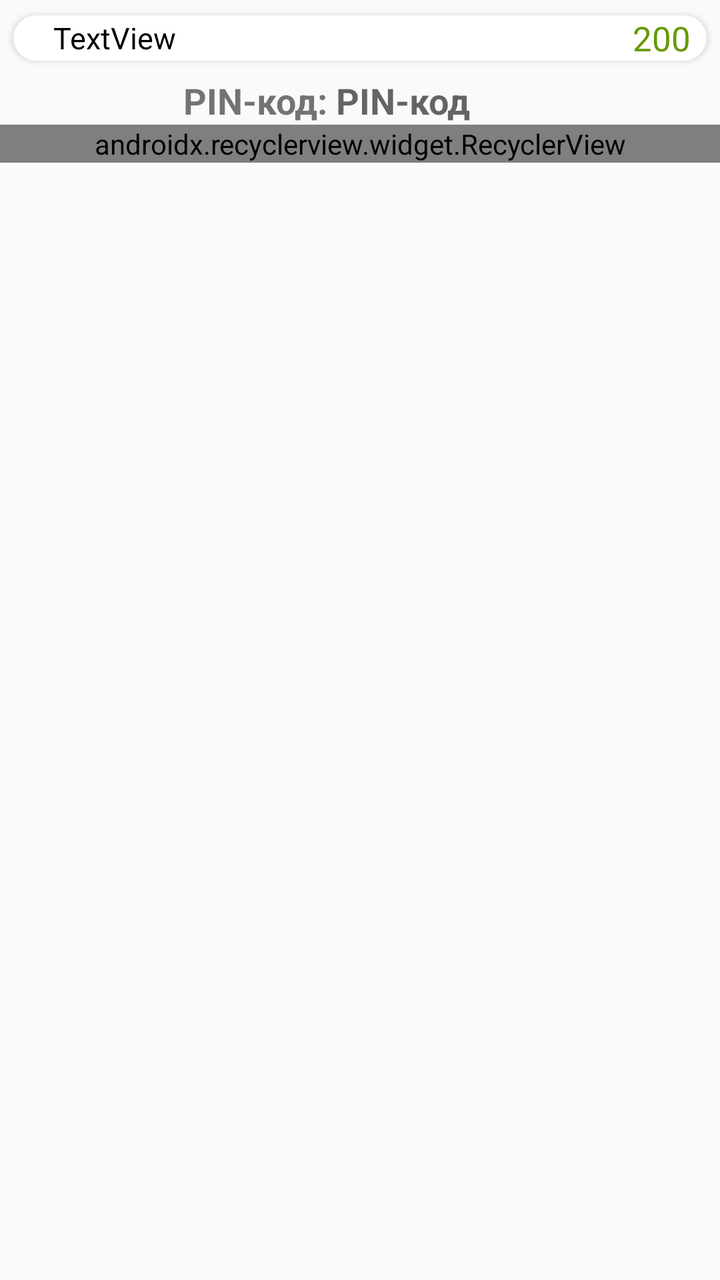
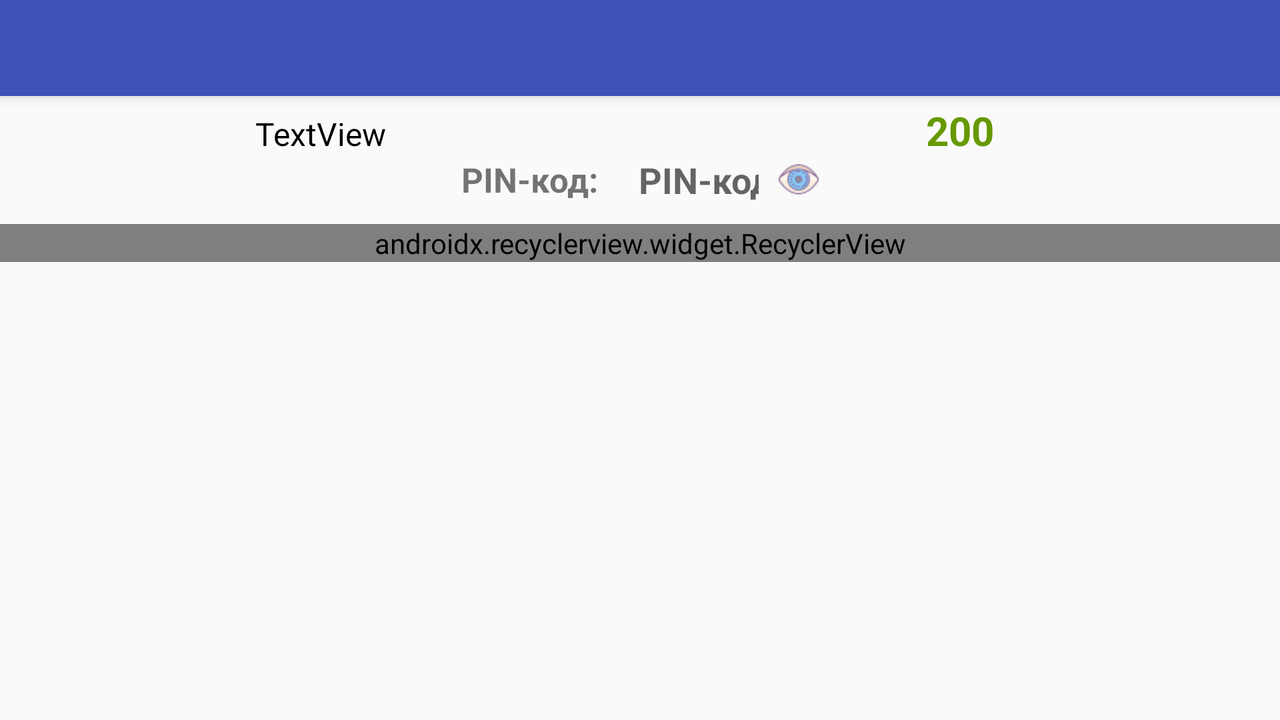

Compare how this app lays out the same screen by default and in its alternative resource folder. The renders come first, then the two layout files and the values they reference.
<!-- AndroidManifest.xml: activity theme NoActionBar -->
<!-- res/layout/activity_history.xml -->
<?xml version="1.0" encoding="utf-8"?>
<LinearLayout xmlns:android="http://schemas.android.com/apk/res/android"
    xmlns:app="http://schemas.android.com/apk/res-auto"
    xmlns:tools="http://schemas.android.com/tools"
    android:layout_width="match_parent"
    android:layout_height="match_parent"
    android:orientation="vertical"
    tools:context=".ui.HistoryActivity">


    <include
        layout="@layout/item_card"
        android:layout_width="match_parent"
        android:layout_height="wrap_content"
        app:layout_scrollFlags="scroll|enterAlways" />

    <LinearLayout
        android:layout_width="wrap_content"
        android:layout_height="wrap_content"
        android:layout_gravity="center"
        android:orientation="horizontal">

        <TextView
            android:layout_width="wrap_content"
            android:layout_height="wrap_content"
            android:fontFamily="sans-serif"
            android:text="PIN-код: "
            android:textSize="18sp"
            android:textStyle="bold" />


        <TextView
            android:id="@+id/idPinCode"
            android:layout_width="70dp"
            android:layout_height="wrap_content"
            android:fontFamily="sans-serif"
            android:hint="PIN-код"
            android:inputType="textPassword"
            android:textSize="18sp"
            android:textStyle="bold" />


        <RelativeLayout
            android:layout_width="wrap_content"
            android:layout_height="wrap_content"
            android:layout_marginStart="10dp">

            <CheckBox
                android:id="@+id/idCheckBoxPinCode"
                android:layout_width="20dp"
                android:layout_height="20dp"
                android:background="@drawable/admin_checkbox_selector"
                android:button="@null"
                android:checked="false"
                android:gravity="end" />

        </RelativeLayout>
    </LinearLayout>

    <android.support.v7.widget.RecyclerView
        android:id="@+id/idRecyclerHistory"
        android:layout_width="match_parent"
        android:layout_height="wrap_content"
        app:layoutManager="android.support.v7.widget.GridLayoutManager"
        android:visibility="visible">
    </android.support.v7.widget.RecyclerView>

    <TextView
        android:id="@+id/textHistory"
        android:layout_width="match_parent"
        android:layout_height="wrap_content"
        android:text="По этой карте не проводились операции"
        android:paddingTop="50dp"
        android:gravity="center"
        android:layout_gravity="center"
        android:visibility="gone"/>

</LinearLayout>
<!-- res/layout/item_card.xml (included above) -->
<?xml version="1.0" encoding="utf-8"?>
<android.support.v7.widget.CardView xmlns:android="http://schemas.android.com/apk/res/android"
    xmlns:card_view="http://schemas.android.com/apk/res-auto"
    android:id="@+id/idCardViewItemCard"
    android:layout_width="match_parent"
    android:layout_height="wrap_content"
    card_view:cardCornerRadius="15dp"
    card_view:cardElevation="2dp"
    card_view:cardUseCompatPadding="true">

    <LinearLayout xmlns:android="http://schemas.android.com/apk/res/android"
        android:id="@+id/idItemCardLayout"
        android:layout_width="match_parent"
        android:layout_height="wrap_content"
        android:background="@color/cardItem"
        android:orientation="horizontal">


        <TextView
            android:id="@+id/idCardNumber"
            android:layout_width="match_parent"
            android:layout_height="wrap_content"
            android:layout_gravity="center_vertical"
            android:layout_weight="1"
            android:gravity="start"
            android:paddingEnd="8dp"
            android:paddingStart="20dp"
            android:text="TextView"
            android:textColor="@color/colorBlack"
            android:textSize="15sp" />

        <TextView
            android:id="@+id/idTotalAmount"
            android:layout_width="match_parent"
            android:layout_height="wrap_content"
            android:layout_weight="1.5"
            android:gravity="end"
            android:paddingEnd="8dp"
            android:text="200"
            android:textColor="@android:color/holo_green_dark"
            android:textSize="17sp" />
    </LinearLayout>
</android.support.v7.widget.CardView>
<!-- resources referenced by this layout -->
<resources>
  <color name="colorBlack">#000000</color>
  <style name="NoActionBar" parent="Theme.AppCompat.Light.NoActionBar">
          <item name="colorPrimary">@color/colorPrimary</item>
          <item name="colorPrimaryDark">@color/colorPrimaryDark</item>
          <item name="colorAccent">@color/colorAccent</item>
      </style>
  <color name="colorPrimary">#3F51B5</color>
  <color name="colorPrimaryDark">#303F9F</color>
  <color name="colorAccent">#FF4081</color>
</resources>
<!-- res/layout-land/activity_history.xml (the repository's variant of the layout above) -->
<!-- drawn on the phone turned sideways -->
<?xml version="1.0" encoding="utf-8"?>
<android.support.design.widget.CoordinatorLayout xmlns:android="http://schemas.android.com/apk/res/android"
    xmlns:app="http://schemas.android.com/apk/res-auto"
    xmlns:tools="http://schemas.android.com/tools"
    android:layout_width="match_parent"
    android:layout_height="match_parent"
    tools:context="ui.MainActivity">

    <android.support.design.widget.AppBarLayout
        android:id="@+id/appBar"
        android:layout_width="match_parent"
        android:layout_height="wrap_content"
        android:background="@android:color/transparent"
        android:fitsSystemWindows="true"
        android:theme="@style/AppTheme.AppBarOverlay">

        <android.support.v7.widget.Toolbar
            android:id="@+id/toolbar"
            android:layout_width="match_parent"
            android:layout_height="?android:attr/actionBarSize"
            android:background="@color/colorPrimary"
            app:layout_scrollFlags="scroll|enterAlways"
            app:popupTheme="@style/AppTheme.PopupOverlay"
            app:titleTextAppearance="@style/ToolbarTitle">

        </android.support.v7.widget.Toolbar>
    </android.support.design.widget.AppBarLayout>

    <android.support.v4.widget.NestedScrollView xmlns:android="http://schemas.android.com/apk/res/android"
        xmlns:app="http://schemas.android.com/apk/res-auto"
        android:layout_width="match_parent"
        android:layout_height="match_parent"
        android:layout_gravity="fill_vertical"
        android:background="@color/listHistory"
        app:layout_behavior="@string/appbar_scrolling_view_behavior">

        <LinearLayout
            android:layout_width="match_parent"
            android:layout_height="match_parent"
            android:orientation="vertical">

            <LinearLayout xmlns:android="http://schemas.android.com/apk/res/android"
                android:id="@+id/idItemCardLayout"
                android:layout_width="match_parent"
                android:layout_height="wrap_content"
                android:orientation="horizontal">


                <TextView
                    android:id="@+id/idCardNumber"
                    android:layout_width="match_parent"
                    android:layout_height="wrap_content"
                    android:layout_weight="1"
                    android:gravity="center"
                    android:paddingEnd="8dp"
                    android:paddingStart="8dp"
                    android:paddingTop="8dp"
                    android:text="TextView"
                    android:textColor="@color/colorBlack"
                    android:textSize="16sp" />


                <TextView
                    android:id="@+id/idTotalAmount"
                    android:layout_width="match_parent"
                    android:layout_height="wrap_content"
                    android:layout_weight="1"
                    android:gravity="center"
                    android:text="200"
                    android:textColor="@android:color/holo_green_dark"
                    android:textSize="20sp"
                    android:textStyle="bold" />
            </LinearLayout>


            <LinearLayout
                android:layout_width="wrap_content"
                android:layout_height="wrap_content"
                android:layout_gravity="center_horizontal"
                android:layout_marginBottom="10dp"
                android:gravity="center"
                android:orientation="horizontal">

                <TextView
                    android:layout_width="wrap_content"
                    android:layout_height="wrap_content"
                    android:fontFamily="sans-serif"
                    android:text="@string/pin"
                    android:textSize="17sp"
                    android:textStyle="bold" />


                <TextView
                    android:id="@+id/idPinCode"
                    android:layout_width="60dp"
                    android:layout_height="wrap_content"
                    android:layout_marginStart="20dp"
                    android:fontFamily="sans-serif"
                    android:hint="@string/pin"
                    android:inputType="textPassword"
                    android:textSize="18sp"
                    android:textStyle="bold"
                    tools:ignore="TextViewEdits" />


                <RelativeLayout
                    android:layout_width="wrap_content"
                    android:layout_height="wrap_content"
                    android:layout_marginStart="10dp">

                    <CheckBox
                        android:id="@+id/idCheckBoxPinCode"
                        android:layout_width="20dp"
                        android:layout_height="20dp"
                        android:background="@drawable/checkbox_selector"
                        android:button="@null"
                        android:checked="false"
                        android:gravity="end" />

                </RelativeLayout>
            </LinearLayout>


            <android.support.v7.widget.RecyclerView
                android:id="@+id/idRecyclerHistory"
                android:layout_width="match_parent"
                android:layout_height="wrap_content"
                android:visibility="visible"
                app:layoutManager="android.support.v7.widget.GridLayoutManager" />

            <TextView
                android:id="@+id/textHistory"
                android:layout_width="match_parent"
                android:layout_height="wrap_content"
                android:layout_gravity="center"
                android:gravity="center"
                android:paddingTop="50dp"
                android:text="@string/no_operation"
                android:visibility="gone" />

        </LinearLayout>
    </android.support.v4.widget.NestedScrollView>
</android.support.design.widget.CoordinatorLayout>
<!-- resources referenced by the variant -->
<!-- as the phone turned sideways resolves them -->
<resources>
  <color name="colorBlack">#000000</color>
  <color name="colorPrimary">#3F51B5</color>
  <!-- drawable checkbox_selector (drawable-v24) -->
  <?xml version="1.0" encoding="utf-8"?>
  <selector xmlns:android="http://schemas.android.com/apk/res/android">
  
      <item android:drawable="@drawable/eye_show" android:state_checked="false"/>
      <item android:drawable="@drawable/eye_hide" android:state_checked="true"/>
  
  
  </selector>
  <string name="no_operation">По этой карте не проводились операции</string>
  <string name="pin">PIN-код:</string>
  <style name="AppTheme.AppBarOverlay" parent="ThemeOverlay.AppCompat.Dark.ActionBar" />
  <style name="AppTheme.PopupOverlay" parent="ThemeOverlay.AppCompat.Light" />
  <style name="ToolbarTitle" parent="@style/TextAppearance.Widget.AppCompat.Toolbar.Title">
          <item name="android:textSize">20sp</item>
      </style>
  <style name="NoActionBar" parent="Theme.AppCompat.Light.NoActionBar">
          <item name="colorPrimary">@color/colorPrimary</item>
          <item name="colorPrimaryDark">@color/colorPrimaryDark</item>
          <item name="colorAccent">@color/colorAccent</item>
      </style>
  <!-- drawable eye_show: png bitmap (drawable-v24, 1717 bytes) -->
  <!-- drawable eye_hide: png bitmap (drawable, 1855 bytes) -->
  <color name="colorPrimaryDark">#303F9F</color>
  <color name="colorAccent">#FF4081</color>
</resources>
